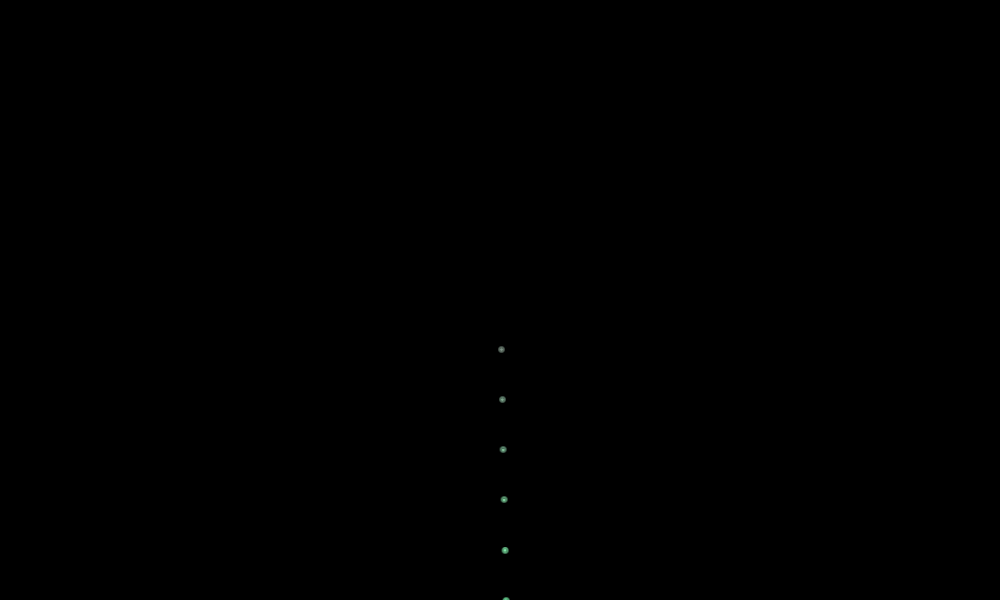
Frame 1 (no input)
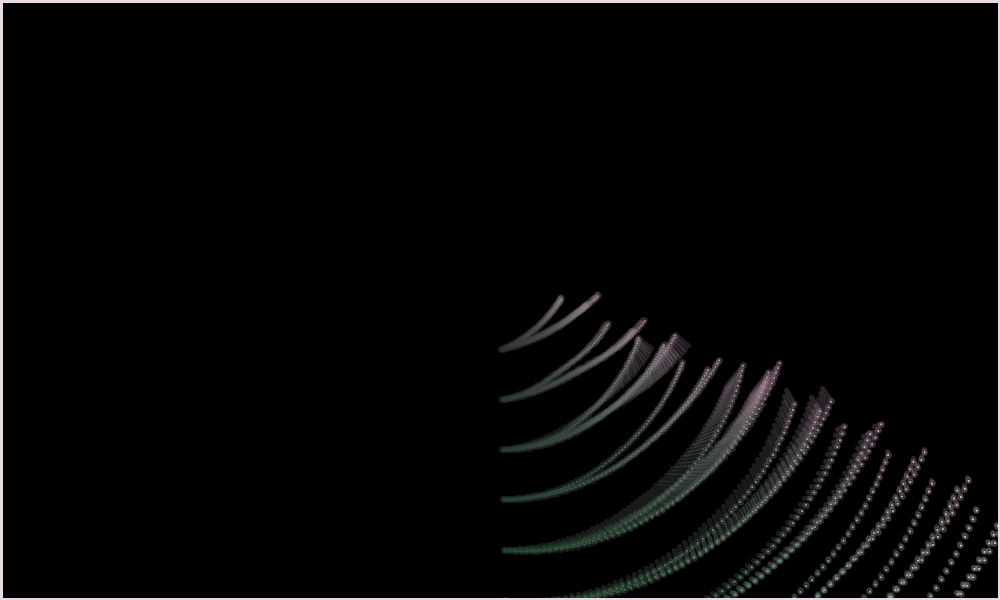
Frame 60 (the mouse pressed at the canvas centre just before this capture)
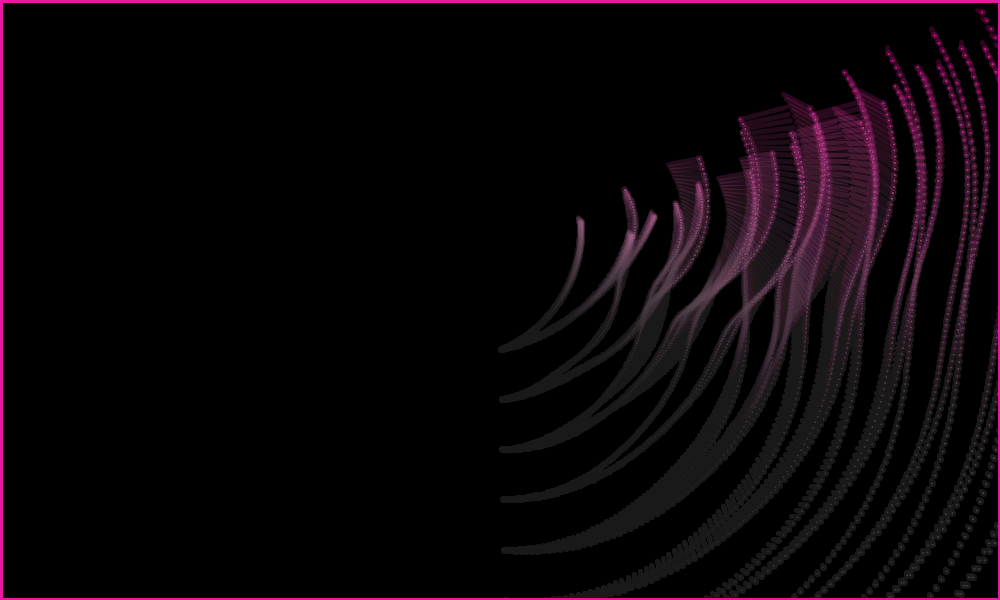
Frame 120 (the mouse held since frame 60 and released just before this capture)

The Processing sketch that drew these frames (run headless with seeded random() and noise(); from frame 60 on, the mouse is pressed at the canvas centre):

// Processing sketch: w3_04
// ── w3_04.pde
/*
 * Creative Coding
 * Week 3, 04 - spinning top: curved motion with sin() and cos()
 * by Indae Hwang and Jon McCormack
 * Copyright (c) 2014 Monash University
 *
 * This sketch is the first cut at translating the motion of a spinning top
 * to trace a drawing path. This sketch traces a path using sin() and cos()
 *
 */

float rad;       // radius for the moving hand

// controls which kind
// of recursive drawing is done
int STARBURST = 1;
int SWIRL = 0;
int mode = SWIRL;

int NUM_HANDS = 10;
float[] z;
float[] w;
int SWIRL_SIZE = 50;
float STROKE_WEIGHT=5;

int NUM_TOPS = 3;
Top[] tops;

void setup() {
  size(1000, 600);

  frameRate(100);
  
  tops = new Top[NUM_TOPS];
  for (int i = 0; i < NUM_TOPS; i++) {
    tops[i] = new Top(new Point(width/2, height/2));
  }
  
  background(0);
  
  z = new float[NUM_HANDS+1];
  w = new float[NUM_HANDS+1];
  
  for (int i = 0; i <= NUM_HANDS; i++) {
    z[i] = random(i) / 10;
    w[i] = random(i);
  } 
}

color chooseColorByPosition(Point p) {
  float r = map(p.getX(), 0, width, 0, 255);
  float g = map(p.getY(), 0, height, 0, 255);
  float b = map(p.getX() + p.getY(), 0, width + height, 0, 255);
  return color(r, g, b); 
}

void drawRecursiveSwirl(Point anchor, int level) {
  
  // stop drawing
  if (0 == level) {
    return;
  }
  
  // draw swirl
  float x = anchor.getX();
  float y = anchor.getY();
  
  rad = radians(frameCount);
  
  float bx = x + SWIRL_SIZE * sin(rad);
  float by = y + SWIRL_SIZE * cos(rad);

  float radius, handX, handY;
  if (STARBURST == mode) {
    radius = SWIRL_SIZE * sin(rad*random(level)/10);
    handX = bx + radius * sin(rad*random(level));
    handY = by + radius * cos(rad*random(level));
  } else {
    radius = SWIRL_SIZE * sin(rad*z[level]);
    handX = bx + radius * sin(rad*w[level]);
    handY = by + radius * cos(rad*w[level]);
  }
   
  color c = chooseColorByPosition(new Point(handX, handY));
  
  strokeWeight(STROKE_WEIGHT);
  stroke(c, 50);
  fill(c);
  line(bx, by, handX, handY);
  ellipse(handX, handY, 2, 2);
   
  // level down and then draw again
  level = level - 1;
  drawRecursiveSwirl(new Point(handX, handY), level);
}
  
void draw() {
  // blend the old frames into the background
  blendMode(BLEND);
  fill(0, 5);
  rect(0, 0, width, height);
  
  for (int i = 0; i < NUM_TOPS; i++) {
    tops[i].update();
    // tops[i].draw();
  
    // draw HANDS swirls recursively
    drawRecursiveSwirl(tops[i].getPosition(), NUM_HANDS);
  }
  
}

void mouseClicked() {
  if (STARBURST == mode) {
    mode = SWIRL;
  } else {
    mode = STARBURST;
  }
}
    
// ── Point.pde
class Point {
  float x, y;
  
  Point (float x, float y) {
    this.x = x;
    this.y = y;
  }
  
  float getX() {
    return this.x;
  }
  
  float getY() {
    return this.y;
  }
}
// ── Top.pde
class Top {
  Point position;
  float dx, dy;
  color topColor;
  float radius;
  
  Top(Point p) {
    this.position = p;
    
    // dx and dy are the small change in position each frame
    this.dx = random(-1, 1);
    this.dy = random(-1, 1);
    
    this.radius = 5;
    this.topColor = color(255,0,0);
  }
  
  Point getPosition() {
    return this.position;
  }
  
  private void setPosition(Point p) {
    this.position = p;
  }
  
  void update() {
    // calculate new position
    this.setPosition(
      new Point(
          this.getPosition().getX() + this.dx, 
          this.getPosition().getY() + this.dy));
  
    float max = 1;
    float min = 0.5;
    
    //When the shape hits the edge of the window, it reverses its direction and changes velocity
    if (this.getPosition().getX() > width-100 || this.getPosition().getX() < 100) {
     this.dx = this.dx > 0 ? -random(min, max) : random(min, max);
    }
  
    if (this.getPosition().getY() > height-100 || this.getPosition().getY() < 100) {
      this.dy = this.dy > 0 ? -random(min, max) : random(min, max);
    }
  }
  
  void draw() {
    // show the top
    fill(this.topColor);
    ellipse(this.getPosition().getX(), this.getPosition().getY(), this.radius, this.radius);
  }    
}
